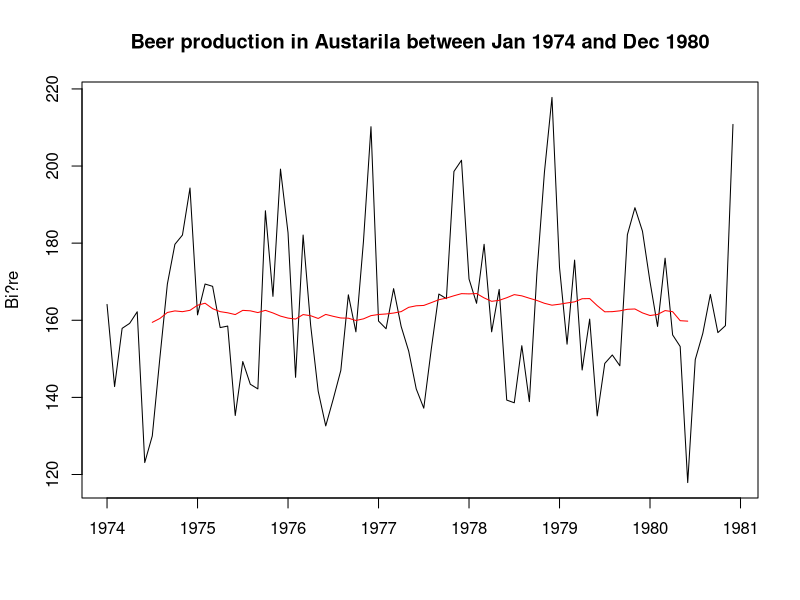
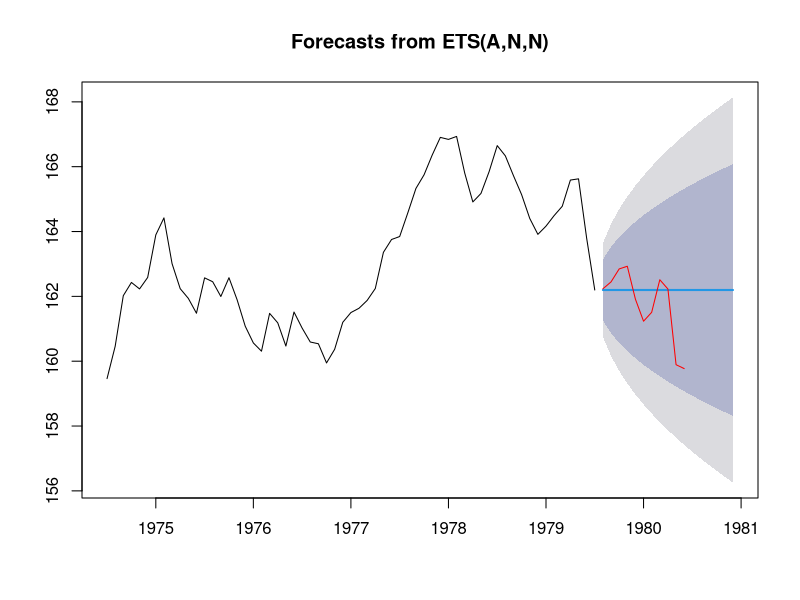
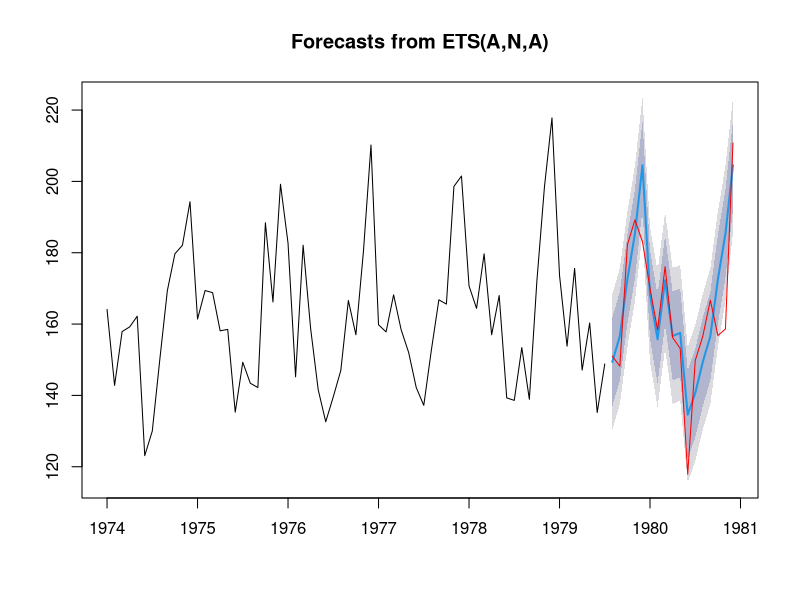

Reproduce these figures in R, in order.
serie = read.table("data/beer_projet.csv", header = F, sep=",")
serie = serie[,2] # We keep just the vales column
serie = ts(data = serie, start = c(1974,1), frequency = 12) # Transformation en s?rie temporelle
show(decompose(serie))
serie.des = decompose(serie)$trend # de-seasonalized serie
show(serie.des)
# Affichage série et série désaisonnalis?e
plot(serie,main="Beer production in Austarila between Jan 1974 and Dec 1980",ylab="Bi?re",xlab="")
points(serie.des,type="l",col="red")

# Spliting into 2 series: application and validation
serie.LES.app=window(serie.des,start=c(1974,1),end=c(1979,7))
show(serie.LES.app)
serie.LES.val=window(serie.des,start=c(1979,8),end=c(1980,12))

# Exponential smooting applied to the application serie
library(forecast)
LES=ets(serie.LES.app,model="ANN",additive.only=TRUE)
summary(LES)

# Prévisions 
prev=forecast(LES,h=17) # 17 months in the validation serie
plot(prev)
points(serie.LES.val,type="l",col="red") #comparaison with the validation serie (red)


# Holt-Winters exponential smooting
serie.HW.app=window(serie,start=c(1974,1),end=c(1979,7))
serie.HW.val=window(serie,start=c(1979,8),end=c(1980,12))

HW = ets(serie.HW.app,model="ANA",additive.only=TRUE)
summary(HW)

# Preds
prev=forecast(HW,h=17) # 17 mois dans la s?rie validation
plot(prev)
points(serie.HW.val,type="l",col="red") 

